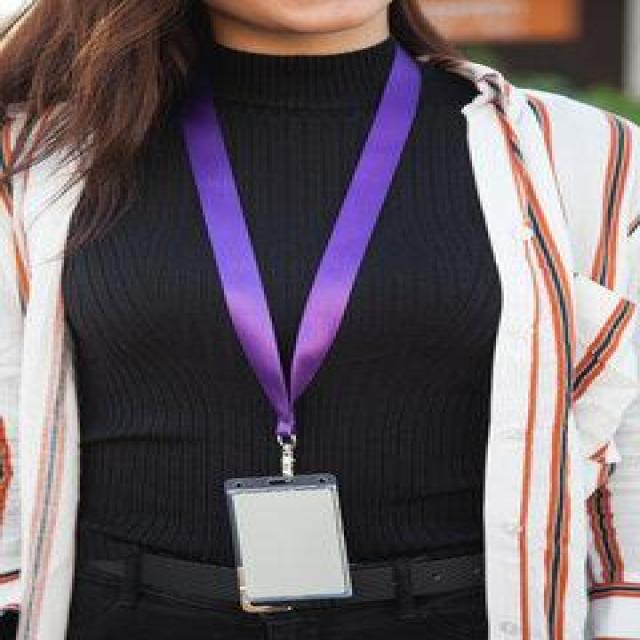
#> input picture training/roboflow_new/test/images/360_F_480248455_jpCMzLiIh5dy2DZHvIJfXBfUc43OZJbF_jpg.rf.0b0a5ffcdb2e6c407e34c6f540059430.jpg, 640 x 640 px; its folder holds only this picture in this run
$ python convert_to_classification.py
#> lines starting #> are read from the running program, lines starting #| are printed output that depends on the picture
import os
import cv2
import glob
import yaml
from pathlib import Path
from tqdm import tqdm

def convert_yolo_to_classification(data_yaml_path, output_base_dir):
    """
    Converts a YOLO detection dataset to a classification dataset by cropping bounding boxes.
    Positive: The actual object (ID Card).
    Negative: Random background crops from the same image that don't overlap with the object.
    """
    with open(data_yaml_path, 'r') as f:
        data = yaml.safe_load(f)

    # Paths in YAML might be relative or absolute, adjusting based on user's structure
    # The user's YAML shows paths like /home/fusion-gpu/fusion-projects/idcard-deduction/...
    # But the files are actually in /home/fusion-gpu/fusion-projects/duplicate-filtering/dataset /...

    dataset_dir = Path(data_yaml_path).parent
    splits = ['train', 'val', 'test']

    for split in splits:
        print(f"Processing {split} split...")

        # Determine image and label directories
        # Roboflow usually structure: split/images and split/labels
        img_dir = dataset_dir / split / 'images'
        lbl_dir = dataset_dir / split / 'labels'

        if not img_dir.exists():
            print(f"Warning: {img_dir} does not exist. Skipping.")
            continue

        # Output dirs for classification
        out_pos = Path(output_base_dir) / split / 'id_card'
        out_neg = Path(output_base_dir) / split / 'no_id_card'
        out_pos.mkdir(parents=True, exist_ok=True)
        out_neg.mkdir(parents=True, exist_ok=True)

        img_files = glob.glob(str(img_dir / "*.jpg")) + glob.glob(str(img_dir / "*.png")) + glob.glob(str(img_dir / "*.jpeg"))

        for img_path in tqdm(img_files):
            img = cv2.imread(img_path)
#> img is the input picture: shape (640, 640, 3); mean B, G, R 99.9, 94.6, 105.5
            if img is None:
                continue

            h, w, _ = img.shape
#> h = 640; w = 640
            basename = Path(img_path).stem
            lbl_path = lbl_dir / f"{basename}.txt"

            bboxes = []
            if lbl_path.exists():
                with open(lbl_path, 'r') as f:
                    lines = f.readlines()
                    for line in lines:
                        parts = line.strip().split()
                        if len(parts) == 5:
                            cls, x_c, y_c, bw, bh = map(float, parts)
                            # Convert YOLO normalized to pixel coordinates
                            x1 = int((x_c - bw/2) * w)
                            y1 = int((y_c - bh/2) * h)
                            x2 = int((x_c + bw/2) * w)
                            y2 = int((y_c + bh/2) * h)

                            # Clip to image boundaries
                            x1, y1 = max(0, x1), max(0, y1)
                            x2, y2 = min(w, x2), min(h, y2)

                            if x2 > x1 and y2 > y1:
                                crop = img[y1:y2, x1:x2]
                                crop_name = f"{basename}_pos_{len(bboxes)}.jpg"
                                cv2.imwrite(str(out_pos / crop_name), crop)
                                bboxes.append((x1, y1, x2, y2))

            # Generate Negative samples (Background crops)
            # We take a few crops that don't overlap significantly with any ID card
            num_neg_per_img = 2
            attempts = 0
            negs_created = 0
            while negs_created < num_neg_per_img and attempts < 10:
                attempts += 1
                # Random size between 10% and 30% of image
                nw = int(w * (0.1 + 0.2 * 0.5))
                nh = int(h * (0.1 + 0.2 * 0.5))
                nx1 = int((w - nw) * 0.5) # simplified for now, could be random
                ny1 = int((h - nh) * 0.5)
                # Actually random
                import random
                nx1 = random.randint(0, max(0, w - nw))
                ny1 = random.randint(0, max(0, h - nh))
                nx2, ny2 = nx1 + nw, ny1 + nh

                # Check overlap with any bbox
                overlap = False
                for bx1, by1, bx2, by2 in bboxes:
                    # Simple intersection check
                    ix1, iy1 = max(nx1, bx1), max(ny1, by1)
                    ix2, iy2 = min(nx2, bx2), min(ny2, by2)
                    if ix2 > ix1 and iy2 > iy1:
                        area_int = (ix2 - ix1) * (iy2 - iy1)
                        if area_int > 0:
                            overlap = True
                            break

                if not overlap:
                    neg_crop = img[ny1:ny2, nx1:nx2]
                    neg_name = f"{basename}_neg_{negs_created}.jpg"
                    cv2.imwrite(str(out_neg / neg_name), neg_crop)
                    negs_created += 1
#> this loop made 2 passes
#> pass 1, in convert_yolo_to_classification, `neg_crop = img[ny1:ny2, nx1:nx2]`:
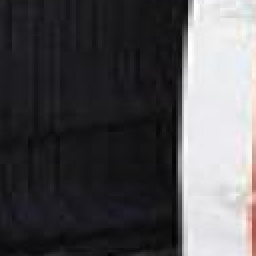
#> neg_crop: shape (128, 128, 3) (shown 2 times larger); mean B, G, R 84.8, 82.5, 83.6
#> pass 2, in convert_yolo_to_classification, `neg_crop = img[ny1:ny2, nx1:nx2]`:
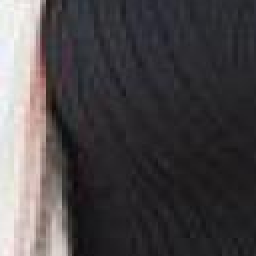
#> neg_crop: shape (128, 128, 3) (shown 2 times larger); mean B, G, R 72.4, 70.6, 74.3
#> after the loop, attempts = 2; negs_created = 2

if __name__ == "__main__":
    # Existing Datasets
    yaml1 = "/home/fusion-gpu/fusion-projects/duplicate-filtering/dataset /ID_Card_Detection.v1i.yolov8/data.yaml"
    yaml2 = "/home/fusion-gpu/fusion-projects/duplicate-filtering/dataset /id_card_new.v1i.yolov8/data.yaml"
    # New Dataset from Roboflow
    yaml3 = "/home/fusion-gpu/fusion-projects/duplicate-filtering/training/roboflow_new/data.yaml"

    output_dir = "/home/fusion-gpu/fusion-projects/duplicate-filtering/training/classification_dataset"

    # Process all datasets
    yamls = [yaml1, yaml2, yaml3]
    for y in yamls:
        if os.path.exists(y):
            print(f"\nConverting Dataset: {y}")
            convert_yolo_to_classification(y, output_dir)
        else:
            print(f"Skipping missing dataset: {y}")

    print("\nConversion Complete!")
